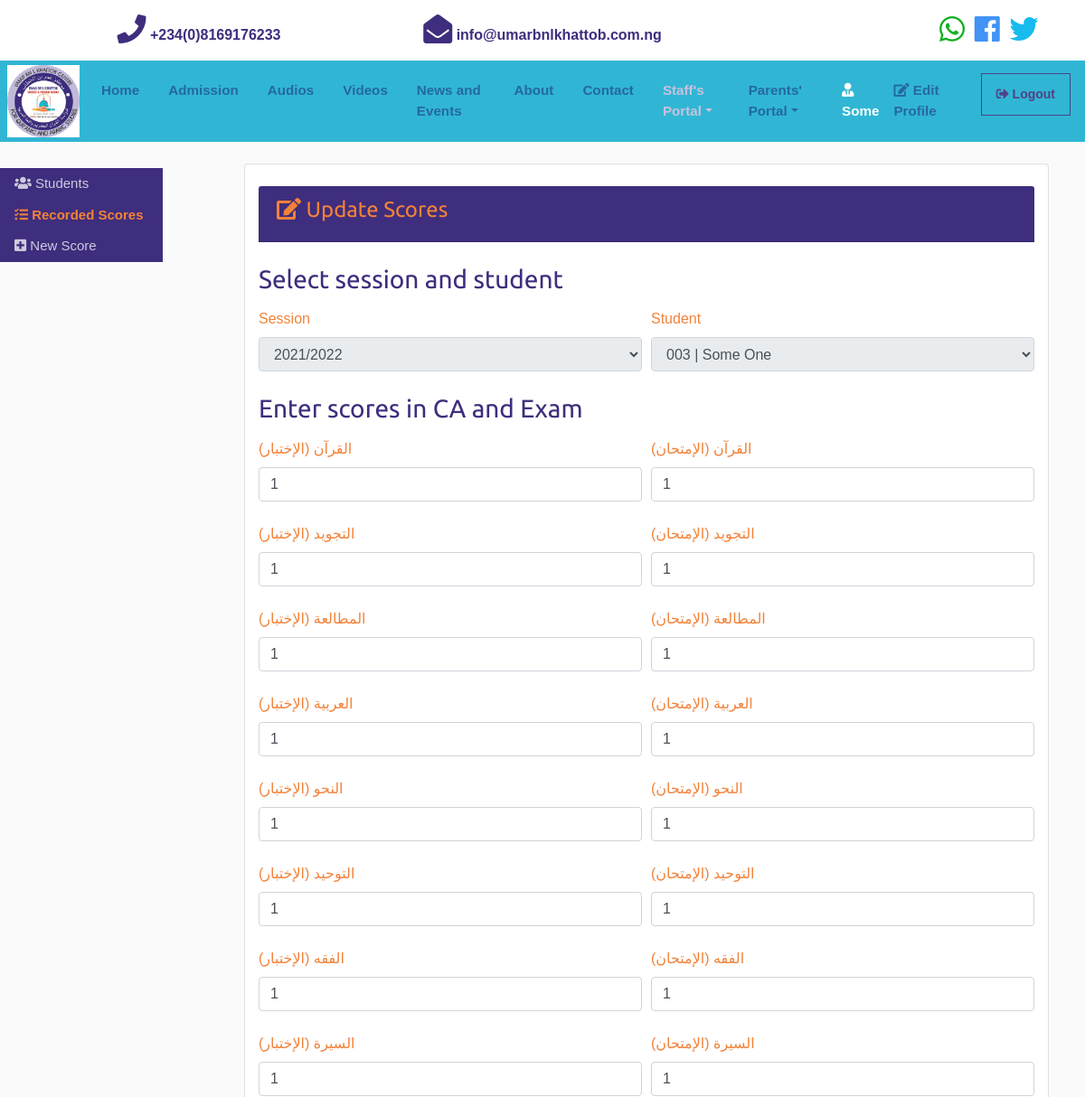
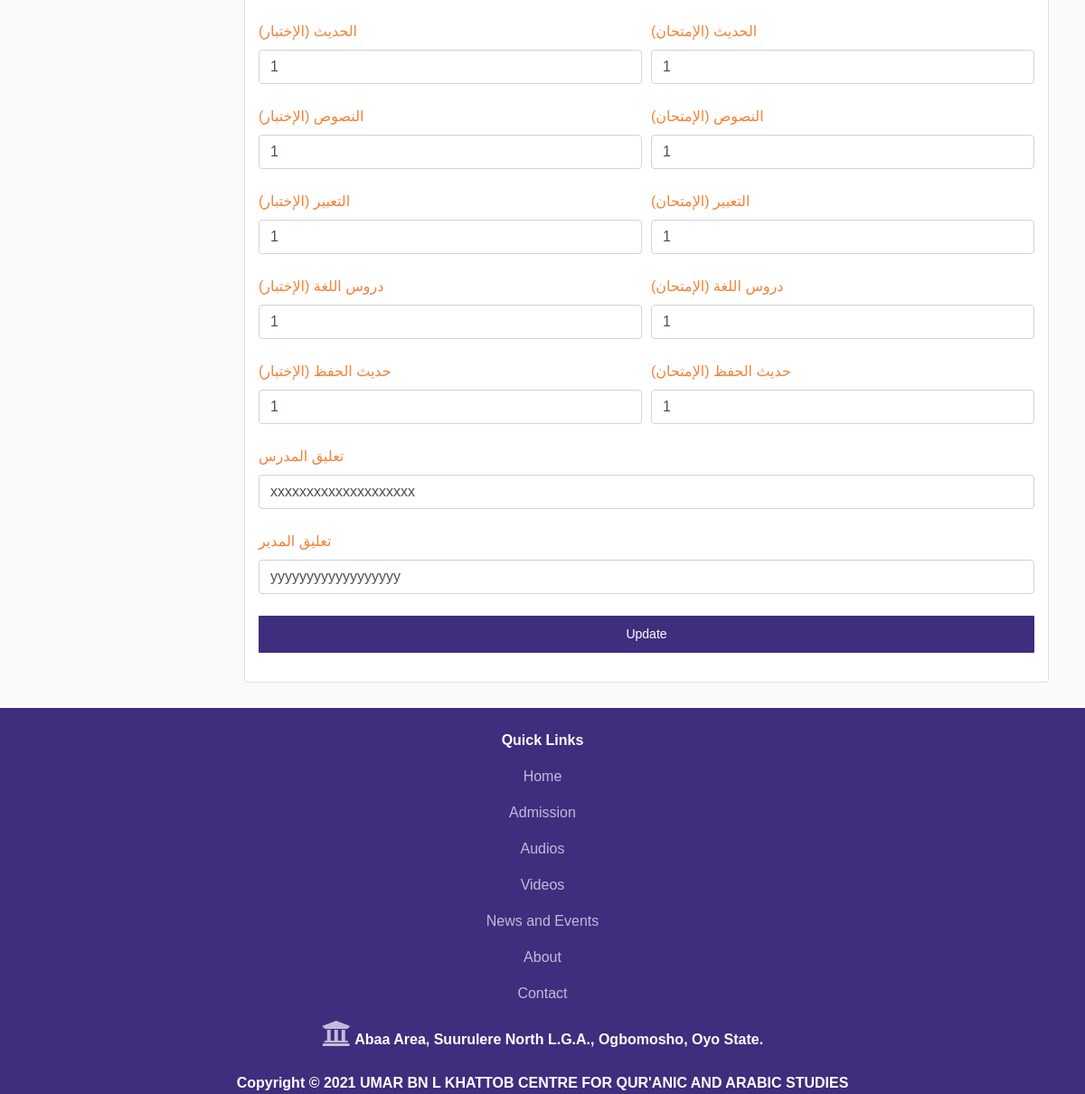
Page /staff/junior/first-term/update/1 (signed in) on the committed database (2 pictures, top to bottom).
### junior/models.py (models this page shows, shortened)
class FirstTerm(models.Model):
    session = models.ForeignKey('management.Session', on_delete = models.SET_NULL, default=1, null=True, related_name="junior_session")
    student = models.OneToOneField('records.student', on_delete = models.SET_NULL, unique = True, null=True, related_name="junior_student")
    school_fees = models.BooleanField(max_length=5, default = False)
    quran_ca = models.IntegerField(blank=True, default = 0, verbose_name="القرآن (الإختبار)")
    tajweed_ca = models.IntegerField(blank=True, default = 0, verbose_name="التجويد (الإختبار)")
    mutoolaah_ca = models.IntegerField(blank=True, default = 0, verbose_name="المطالعة (الإختبار)")
    arabiyyah_ca = models.IntegerField(blank=True, default = 0, verbose_name="العربية (الإختبار)")
    nahw_ca = models.IntegerField(blank=True, default = 0, verbose_name="النحو (الإختبار)")
    tawheed_ca = models.IntegerField(blank=True, default = 0, verbose_name="التوحيد (الإختبار)")
    fiqh_ca = models.IntegerField(blank=True, default = 0, verbose_name="الفقه (الإختبار)")
    seeroh_ca = models.IntegerField(blank=True, default = 0, verbose_name="السيرة (الإختبار)")
    hadeeth_ca = models.IntegerField(blank=True, default = 0, verbose_name="الحديث (الإختبار)")
    nusuus_ca = models.IntegerField(blank=True, default = 0, verbose_name="النصوص (الإختبار)")
    tabeer_ca = models.IntegerField(blank=True, default = 0, verbose_name="التعبير (الإختبار)")
    duruusu_ca = models.IntegerField(blank=True, default = 0, verbose_name="دروس اللغة (الإختبار)")
    hadeethulhifz_ca = models.IntegerField(blank=True, default = 0, verbose_name="حديث الحفظ (الإختبار)")
    quran_exam = models.IntegerField(blank=True, default = 0, verbose_name="القرآن (الإمتحان)")
    tajweed_exam = models.IntegerField(blank=True, default = 0, verbose_name="التجويد (الإمتحان)")
    mutoolaah_exam = models.IntegerField(blank=True, default = 0, verbose_name="المطالعة (الإمتحان)")
    arabiyyah_exam = models.IntegerField(blank=True, default = 0, verbose_name="العربية (الإمتحان)")
    nahw_exam = models.IntegerField(blank=True, default = 0, verbose_name="النحو (الإمتحان)")
    tawheed_exam = models.IntegerField(blank=True, default = 0, verbose_name="التوحيد (الإمتحان)")
    fiqh_exam = models.IntegerField(blank=True, default = 0, verbose_name="الفقه (الإمتحان)")
    seeroh_exam = models.IntegerField(blank=True, default = 0, verbose_name="السيرة (الإمتحان)")
    hadeeth_exam = models.IntegerField(blank=True, default = 0, verbose_name="الحديث (الإمتحان)")
    nusuus_exam = models.IntegerField(blank=True, default = 0, verbose_name="النصوص (الإمتحان)")
    tabeer_exam = models.IntegerField(blank=True, default = 0, verbose_name="التعبير (الإمتحان)")
    duruusu_exam = models.IntegerField(blank=True, default = 0, verbose_name="دروس اللغة (الإمتحان)")
    hadeethulhifz_exam = models.IntegerField(blank=True, default = 0, verbose_name="حديث الحفظ (الإمتحان)")
    quran_tot = models.IntegerField(blank=True, default = 0)
    tajweed_tot = models.IntegerField(blank=True, default = 0)
    mutoolaah_tot = models.IntegerField(blank=True, default = 0)
    arabiyyah_tot = models.IntegerField(blank=True, default = 0)
    nahw_tot = models.IntegerField(blank=True, default = 0)
    tawheed_tot = models.IntegerField(blank=True, default = 0)
    fiqh_tot = models.IntegerField(blank=True, default = 0)
    seeroh_tot = models.IntegerField(blank=True, default = 0)
    hadeeth_tot = models.IntegerField(blank=True, default = 0)
    nusuus_tot = models.IntegerField(blank=True, default = 0)
    tabeer_tot = models.IntegerField(blank=True, default = 0)
    duruusu_tot = models.IntegerField(blank=True, default = 0)
    hadeethulhifz_tot = models.IntegerField(blank=True, default = 0)
    cumulative = models.IntegerField(blank=True, default = 0)
    teacher_comment = models.CharField(max_length=200, null=True, blank=True, verbose_name="تعليق المدرس")
    head_comment = models.CharField(max_length=200, null=True, blank=True, verbose_name="تعليق المدير")
    created = models.DateTimeField(auto_now_add=True, null=True)
    updated = models.DateTimeField(auto_now=True, null=True)
    class Meta:
        ordering = ('student__user__username',)
        verbose_name = "First Term Score"
        verbose_name_plural = "First Term Scores"

### junior/views.py (the view, shortened to what this page needs)
# urls.py: path('staff/junior/first-term/update/<int:id>', views.updateFirsts, name='junior_firsts_update'),
@login_required
def updateFirsts(request, id):
    first = FirstTerm.objects.get(id=id)
    form = FirstTermFormUp(instance=first)
    return render(request, 'junior/first_form_update.html', {'form': form, 'first': first})

### templates/junior/first_form_update.html (shortened to what this page needs)
{% extends 'base.html' %}
{% load crispy_forms_tags %}
{% block content %}
<br>
<div class="sidebar">
  <br>
  <br>
  <br>
  <br>
<a href="{% url 'students' %}"><i class="fas fa-users fa-1x"></i> Students</a>
<a href="{% url 'junior_firsts' %}"><strong class="text-orange"><i class="fas fa-tasks fa-1x"></i> Recorded Scores</strong></a>
<a href="{% url 'junior_first' %}"><i class="fas fa-plus-square fa-1x"></i> New Score</a>
</div>
  <section class="main">
    <div class="container">
      <div class="pull-right col-md-12">
        <div class="card text-primary">
          <br>
          <form method="post" class="form-group col-md-12 text-orange">
            <div class="card-header bg-primary text-orange">
              <h4>
                <i class="fas fa-edit"></i> Update Scores</h4>
            </div>
            <br>
            <div class="form-row">
              <div class="form-group col-sm-12 mb-2">
                <h3 class="text-primary">Select session and student</h3>
              </div>
            </div>
            <div class="form-row">
              <div class="form-group col-sm-6 mb-2">
                  {{ form.session|as_crispy_field }}
              </div>
              <div class="form-group col-sm-6 mb-2">
                  {{ form.student|as_crispy_field }}
              </div>
            </div>
            <div class="form-row">
              <div class="form-group col-sm-12 mb-2">
                <h3 class="text-primary">Enter scores in CA and Exam</h3>
              </div>
            </div>
            <div class="form-row">
                <div class="form-group col-sm-6 mb-2">
                    {{ form.quran_ca|as_crispy_field }}
                </div>
                <div class="form-group col-sm-6 mb-2">
                    {{ form.quran_exam|as_crispy_field }}
                </div>
            </div>
            <div class="form-row">
                <div class="form-group col-sm-6 mb-2">
                  {{ form.tajweed_ca|as_crispy_field }}
                </div>
                <div class="form-group col-sm-6 mb-2">
                  {{ form.tajweed_exam|as_crispy_field }}
                </div>
            </div>
            <div class="form-row">
                <div class="form-group col-sm-6 mb-2">
                  {{ form.mutoolaah_ca|as_crispy_field }}
                </div>
                <div class="form-group col-sm-6 mb-2">
                  {{ form.mutoolaah_exam|as_crispy_field }}
                </div>
            </div>
            <div class="form-row">
                <div class="form-group col-sm-6 mb-2">
                  {{ form.arabiyyah_ca|as_crispy_field }}
                </div>
                <div class="form-group col-sm-6 mb-2">
                  {{ form.arabiyyah_exam|as_crispy_field }}
                </div>
            </div>
            <div class="form-row">
                <div class="form-group col-sm-6 mb-2">
                  {{ form.nahw_ca|as_crispy_field }}
                </div>
                <div class="form-group col-sm-6 mb-2">
                  {{ form.nahw_exam|as_crispy_field }}
                </div>
            </div>
            <div class="form-row">
                <div class="form-group col-sm-6 mb-2">
                  {{ form.tawheed_ca|as_crispy_field }}
                </div>
                <div class="form-group col-sm-6 mb-2">
                  {{ form.tawheed_exam|as_crispy_field }}
                </div>
            </div>
            <div class="form-row">
                <div class="form-group col-sm-6 mb-2">
                  {{ form.fiqh_ca|as_crispy_field }}
                </div>
                <div class="form-group col-sm-6 mb-2">
                  {{ form.fiqh_exam|as_crispy_field }}
                </div>
            </div>
            <div class="form-row">
                <div class="form-group col-sm-6 mb-2">
                  {{ form.seeroh_ca|as_crispy_field }}
                </div>
                <div class="form-group col-sm-6 mb-2">
                  {{ form.seeroh_exam|as_crispy_field }}
                </div>
            </div>
            <div class="form-row">
                <div class="form-group col-sm-6 mb-2">
                  {{ form.hadeeth_ca|as_crispy_field }}
                </div>
                <div class="form-group col-sm-6 mb-2">
                  {{ form.hadeeth_exam|as_crispy_field }}
                </div>
            </div>
            <div class="form-row">
                <div class="form-group col-sm-6 mb-2">
                  {{ form.nusuus_ca|as_crispy_field }}
                </div>
                <div class="form-group col-sm-6 mb-2">
                  {{ form.nusuus_exam|as_crispy_field }}
                </div>
            </div>
            <div class="form-row">
                <div class="form-group col-sm-6 mb-2">
                  {{ form.tabeer_ca|as_crispy_field }}
                </div>
                <div class="form-group col-sm-6 mb-2">
                  {{ form.tabeer_exam|as_crispy_field }}
                </div>
            </div>
            <div class="form-row">
                <div class="form-group col-sm-6 mb-2">
                  {{ form.duruusu_ca|as_crispy_field }}
                </div>
                <div class="form-group col-sm-6 mb-2">
                  {{ form.duruusu_exam|as_crispy_field }}
                </div>
            </div>
            <div class="form-row">
                <div class="form-group col-sm-6 mb-2">
                  {{ form.hadeethulhifz_ca|as_crispy_field }}
                </div>
                <div class="form-group col-sm-6 mb-2">
                  {{ form.hadeethulhifz_exam|as_crispy_field }}
                </div>
            </div>
            <div class="form-row">
                <div class="form-group col-sm-12 mb-2">
                  {{ form.teacher_comment|as_crispy_field }}
                </div>
            </div>
            <div class="form-row">
                <div class="form-group col-sm-12 mb-2">
                  {{ form.head_comment|as_crispy_field }}
                </div>
            </div>
            <input type="submit" class="form-group col-md-12 btn btn-orange" value="Update">
          </form>
        </div>
        <br>
      </div>
    </div>
  </section>
{% endblock content%}

### templates/partials/_navbar.html (shortened to what this page needs)
{% load static %}
<nav class="p-0 navbar navbar-expand-lg navbar-dark bg-light_blue sticky-top">
  <a class="ml-2 navbar-brand" href="{% url 'index' %}">
    <img src="{% static 'img/logo.jpg' %}" width="50" height="80" class="logo" alt="Umar Logo">
  </a>
  <div class="collapse navbar-collapse" id="navbarNavAltMarkup">
    <ul class="navbar-nav">
      <li
        {% if '/' == request.path %}
          class="nav-item active mr-3"
        {% else %}
          class="nav-item mr-3"
        {% endif %}
      >
        <a class="nav-link" href="{% url 'index' %}"><strong>Home</strong></a>
      </li>
      <li
        {% if 'admission' in request.path %}
          class="nav-item active mr-3"
        {% else %}
          class="nav-item mr-3"
        {% endif %}
      >
        <a class="nav-link" href="{% url 'admission' %}"><strong>Admission</strong></a>
      </li>
      <li
        {% if 'audios' in request.path %}
          class="nav-item active mr-3"
        {% else %}
          class="nav-item mr-3"
        {% endif %}
      >
        <a class="nav-link" href="{% url 'audios' %}"><strong>Audios</strong></a>
      </li>
      <li
        {% if 'videos' in request.path %}
          class="nav-item active mr-3"
        {% else %}
          class="nav-item mr-3"
        {% endif %}
      >
        <a class="nav-link" href="{% url 'videos' %}"><strong>Videos</strong></a>
      </li>
      <li
        {% if 'news-and-events' in request.path %}
          class="nav-item active mr-3"
        {% else %}
          class="nav-item mr-3"
        {% endif %}
      >
        <a class="nav-link" href="{% url 'events' %}"><strong>News and Events</strong></a>
      </li>
      <li
        {% if 'about' in request.path %}
          class="nav-item active mr-3"
        {% else %}
          class="nav-item mr-3"
        {% endif %}
      >
        <a class="nav-link" href="{% url 'about' %}"><strong>About</strong></a>
      </li>
      <li
        {% if 'contact' in request.path %}
          class="nav-item active mr-3"
        {% else %}
          class="nav-item mr-3"
        {% endif %}
      >
        <a class="nav-link" href="{% url 'contact' %}"><strong>Contact</strong></a>
      </li>
      {% if user.is_authenticated %}
      <li
        {% if 'staff' in request.path %}
          class="nav-item active dropdown mr-3"
        {% else %}
          class="nav-item dropdown mr-3"
        {% endif %}
      >
        <a class="nav-link dropdown-toggle" href="#" id="navbarDropdownMenuLink" data-toggle="dropdown" aria-haspopup="true" aria-expanded="false"><strong>Staff's Portal</strong></a>
      </li>
      <li
        {% if 'parents' in request.path %}
          class="nav-item active dropdown mr-3"
        {% else %}
          class="nav-item dropdown mr-3"
        {% endif %}
      >
        <a class="nav-link dropdown-toggle" href="#" id="navbarDropdownMenuLink" data-toggle="dropdown" aria-haspopup="true" aria-expanded="false"><strong>Parents' Portal</strong></a>
      </li>
      {% endif %}
    </ul>
    <ul class="navbar-nav ml-auto">
      {% if user.is_authenticated %}
      <li
      >
        <a class="nav-link" href=""><strong><span class="text-white"><i class="fas fa-user-tie fa-1x"></i> {{user.first_name}}</span></strong></a>
      </li>
      <li
        {% if 'edit-profile' in request.path %}
          class="nav-item active mr-3"
        {% else %}
          class="nav-item mr-3"
        {% endif %}
      >
        <a class="nav-link" href="{% url 'edit_profile' %}"><strong><i class="fas fa-edit fa-1x"></i> Edit Profile</strong></a>
      </li>
      <li
        {% if 'logout' in request.path %}
          class="nav-item active mr-3"
        {% else %}
          class="nav-item mr-3"
        {% endif %}
      >
        <button class="btn btn-outline-primary btn-sm"><a class="nav-link" href="{% url 'logout' %}">
          <i class="fas fa-sign-out-alt text-primary"></i> <strong class="text-primary">Logout</strong></a></button>
      </li>
    {% endif %}
    </ul>
  </div>
</nav>

### rows in the picture
FirstTerm: session "2021/2022", student "003 | Some One", quran_ca "1", quran_exam "1", tajweed_ca "1", tajweed_exam "1", mutoolaah_ca "1", mutoolaah_exam "1", arabiyyah_ca "1", arabiyyah_exam "1", nahw_ca "1", nahw_exam "1", tawheed_ca "1", tawheed_exam "1", fiqh_ca "1", fiqh_exam "1", seeroh_ca "1", seeroh_exam "1", hadeeth_ca "1", hadeeth_exam "1", nusuus_ca "1", nusuus_exam "1", tabeer_ca "1", tabeer_exam "1", duruusu_ca "1", duruusu_exam "1", hadeethulhifz_ca "1", hadeethulhifz_exam "1", teacher_comment "xxxxxxxxxxxxxxxxxxxx", head_comment "yyyyyyyyyyyyyyyyyy"

### other values in the picture
{{ user.first_name }} "Some"
